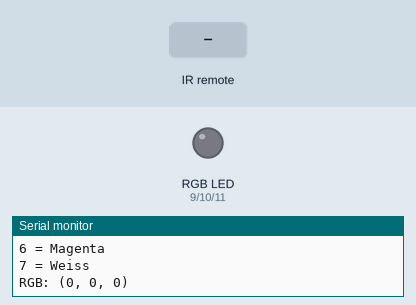
The sketch below on a simulated Arduino Uno, built with avr-gcc and run on an emulated ATmega328P. On the bench: an RGB LED mixed from three pins (HIGH = lit), the last lines printed to the serial monitor. Inputs (shaded band) come from the test bench.

Above: at 1.3 s.
1.4 s: infrared code 0x30 received
At 1.7 s:
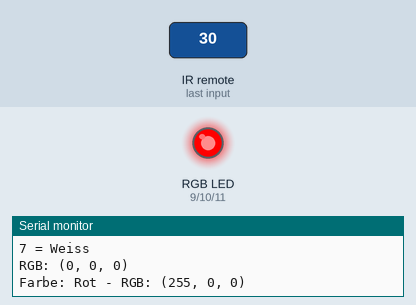
2.9 s: infrared code 0x18 received
At 4.1 s:
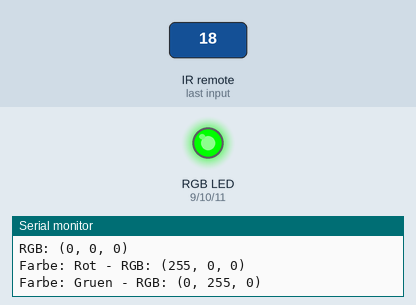
4.4 s: infrared code 0x7A received
At 5.2 s:
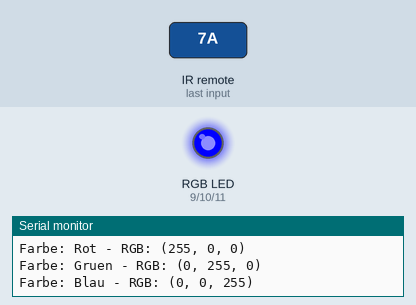
5.9 s: infrared code 0x10 received
At 6.4 s:
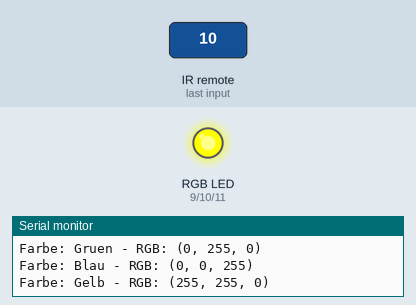
7.4 s: infrared code 0x38 received
At 8.6 s:
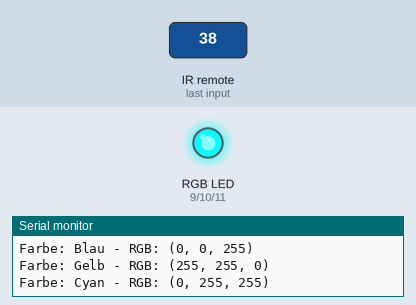
8.9 s: infrared code 0x5A received
At 9.9 s:
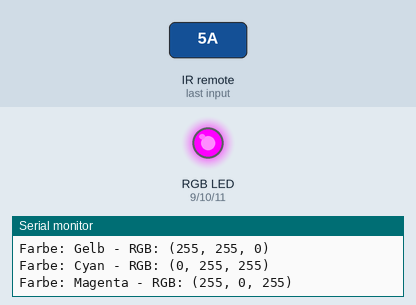
Timing chart, 0 to 11.4 s (numbered marks = the images above; inputs shaded):
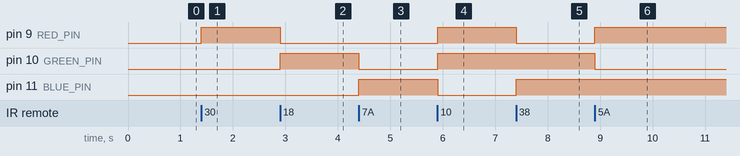

The sketch:

challenge3_rgb.ino
```cpp
// I08 Challenge 3: RGB-LED mit IR-Fernbedienung steuern
// Zifferntasten 1-6 waehlen verschiedene Farben

#include <IRremote.h>

// IR-Empfaenger an Pin 7
#define IR_PIN 7

// RGB-LED an PWM-faehigen Pins (Common Cathode)
#define RED_PIN   9
#define GREEN_PIN 10
#define BLUE_PIN  11

// IR-Tasten-Codes (Wokwi Fernbedienung, NEC-Protokoll)
#define KEY_0 0x68   // Aus
#define KEY_1 0x30   // Rot
#define KEY_2 0x18   // Gruen
#define KEY_3 0x7A   // Blau
#define KEY_4 0x10   // Gelb
#define KEY_5 0x38   // Cyan
#define KEY_6 0x5A   // Magenta
#define KEY_7 0x42   // Weiss

// Aktuelle Farbe speichern
int aktuelleRot = 0;
int aktuelleGruen = 0;
int aktuelleBlau = 0;

void setzeRGB(int r, int g, int b) {
    // Farbwerte setzen
    aktuelleRot = r;
    aktuelleGruen = g;
    aktuelleBlau = b;

    // An LED ausgeben
    analogWrite(RED_PIN, r);
    analogWrite(GREEN_PIN, g);
    analogWrite(BLUE_PIN, b);

    // Im Serial Monitor anzeigen
    Serial.print("RGB: (");
    Serial.print(r);
    Serial.print(", ");
    Serial.print(g);
    Serial.print(", ");
    Serial.print(b);
    Serial.println(")");
}

void setup() {
    Serial.begin(9600);

    // RGB-Pins als Ausgang konfigurieren
    pinMode(RED_PIN, OUTPUT);
    pinMode(GREEN_PIN, OUTPUT);
    pinMode(BLUE_PIN, OUTPUT);

    // IR-Empfaenger initialisieren
    IrReceiver.begin(IR_PIN, ENABLE_LED_FEEDBACK);

    Serial.println("I08 Challenge 3: RGB-LED Farbwechsel");
    Serial.println("------------------------------------");
    Serial.println("0 = Aus");
    Serial.println("1 = Rot");
    Serial.println("2 = Gruen");
    Serial.println("3 = Blau");
    Serial.println("4 = Gelb");
    Serial.println("5 = Cyan");
    Serial.println("6 = Magenta");
    Serial.println("7 = Weiss");
    Serial.println();

    // Initial ausschalten
    setzeRGB(0, 0, 0);
}

void loop() {
    // Pruefen ob IR-Signal empfangen wurde
    if (IrReceiver.decode()) {

        // Nur bekannte Protokolle verarbeiten
        if (IrReceiver.decodedIRData.protocol != UNKNOWN) {

            // Repeat-Signale ignorieren
            if (!(IrReceiver.decodedIRData.flags & IRDATA_FLAGS_IS_REPEAT)) {

                uint8_t command = IrReceiver.decodedIRData.command;

                switch (command) {
                    case KEY_0:
                        Serial.print("Farbe: Aus - ");
                        setzeRGB(0, 0, 0);
                        break;

                    case KEY_1:
                        Serial.print("Farbe: Rot - ");
                        setzeRGB(255, 0, 0);
                        break;

                    case KEY_2:
                        Serial.print("Farbe: Gruen - ");
                        setzeRGB(0, 255, 0);
                        break;

                    case KEY_3:
                        Serial.print("Farbe: Blau - ");
                        setzeRGB(0, 0, 255);
                        break;

                    case KEY_4:
                        Serial.print("Farbe: Gelb - ");
                        setzeRGB(255, 255, 0);
                        break;

                    case KEY_5:
                        Serial.print("Farbe: Cyan - ");
                        setzeRGB(0, 255, 255);
                        break;

                    case KEY_6:
                        Serial.print("Farbe: Magenta - ");
                        setzeRGB(255, 0, 255);
                        break;

                    case KEY_7:
                        Serial.print("Farbe: Weiss - ");
                        setzeRGB(255, 255, 255);
                        break;

                    default:
                        // Andere Tasten ignorieren
                        break;
                }
            }
        }

        // Empfaenger fuer naechstes Signal vorbereiten
        IrReceiver.resume();
    }
}
```

Measured:
- after the input at 1.4 s, pin 9 (RED_PIN): LOW → HIGH at once
- after the input at 2.9 s, pin 9 (RED_PIN): HIGH → LOW at once; pin 10 (GREEN_PIN): LOW → HIGH at once
- after the input at 4.4 s, pin 10 (GREEN_PIN): HIGH → LOW at once; pin 11 (BLUE_PIN): LOW → HIGH at once
- after the input at 5.9 s, pin 9 (RED_PIN), pin 10 (GREEN_PIN): LOW → HIGH at once; pin 11 (BLUE_PIN): HIGH → LOW at once
- after the input at 7.4 s, pin 9 (RED_PIN): HIGH → LOW at once; pin 11 (BLUE_PIN): LOW → HIGH at once
- after the input at 8.9 s, pin 9 (RED_PIN): LOW → HIGH at once; pin 10 (GREEN_PIN): HIGH → LOW at once
